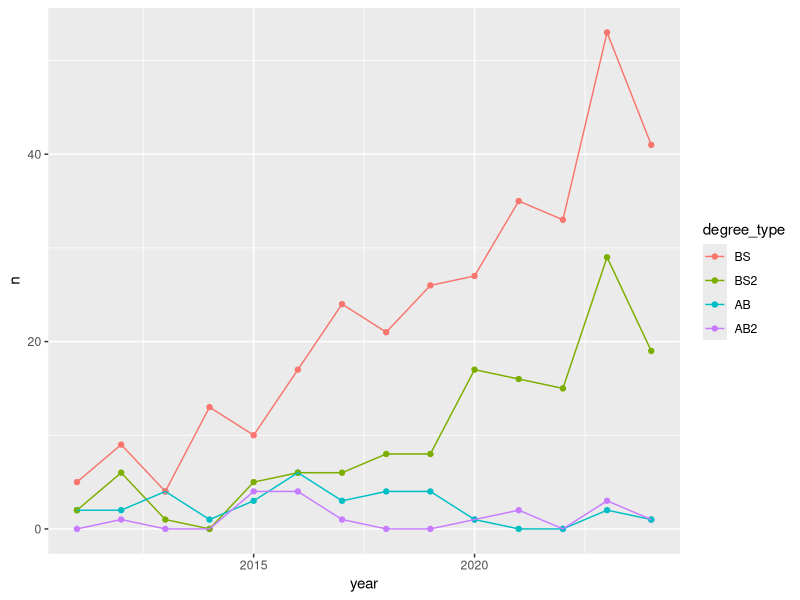
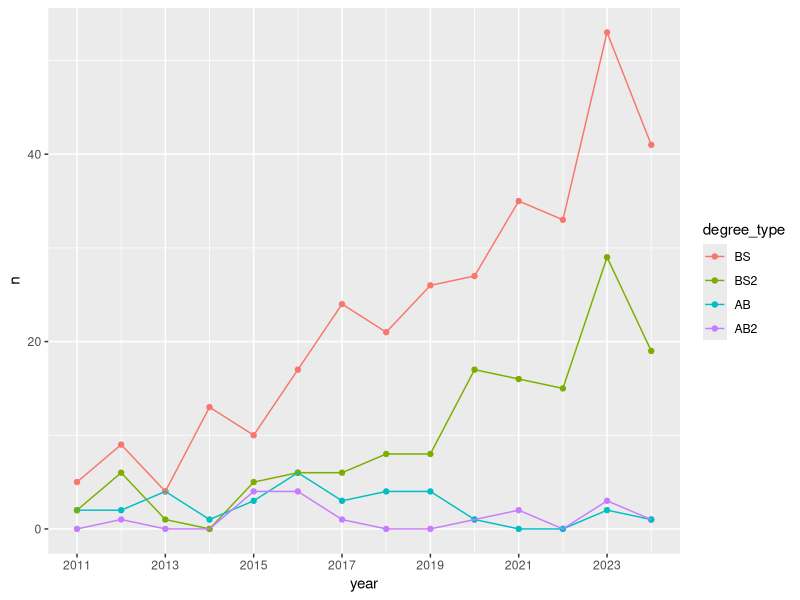
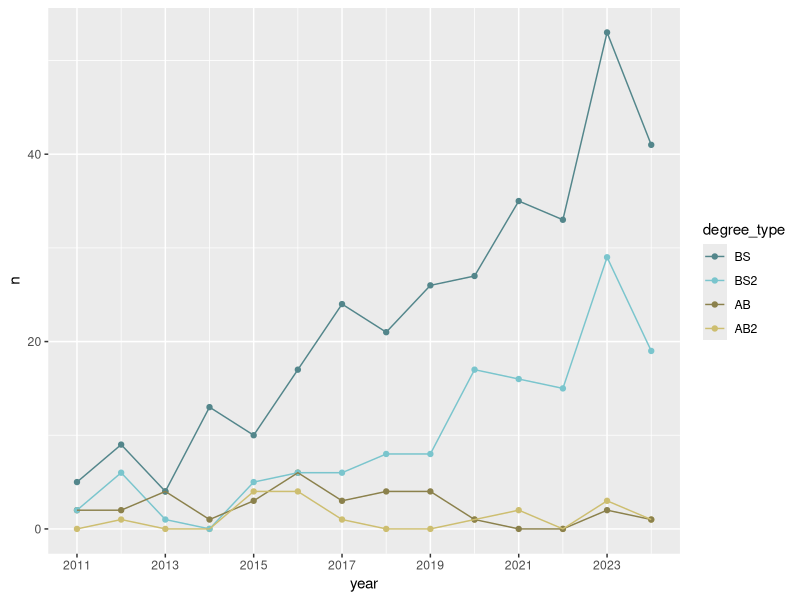
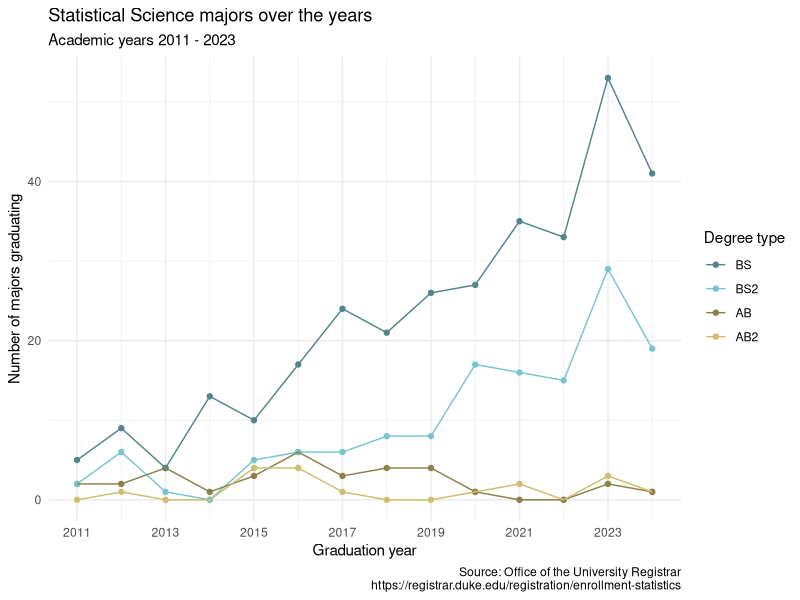

Generate these figures, in order, with R:
## ---- chunk 1
#| label: load-packages-data
#| message: false

library(tidyverse)

statsci <- read_csv("data/statsci.csv")
## ---- chunk 2
statsci
## ---- chunk 3
#| label: pivot

statsci |>
  pivot_longer(
    cols = -degree,
    names_to = "year",
    values_to = "n"
  )

## ---- chunk 4
#| label: pivot-with-transform

statsci|>pivot_longer(
  cols =-degree,
  names_to = "year",
  names_transform = as.numeric,
  values_to = "n"
)
## ---- chunk 5
#| label: pivot-with-transform-name

statsci_longer <- statsci |>
  pivot_longer(
    cols = -degree,
    names_to = "year",
    names_transform = as.numeric,
    values_to = "n"
  )
## ---- chunk 6
#| label: convert-na

statsci_longer |>
  mutate(n = if_else(is.na(n), 0, n ))
## ---- chunk 7
#| label: degree-type
statsci_longer |>
  mutate(n = if_else(is.na(n), 0, n)) |>
    separate(degree, sep = " \\(", into = c("major", "degree_type")) |>
    mutate(
      degree_type = str_remove(degree_type, "\\)"),
      degree_type = fct_relevel(degree_type, "BS", "BS2", "AB", "AB2")
      )
## ---- chunk 8
#| label: plot-draft

statsci_longer |>
  mutate(n = if_else(is.na(n), 0, n)) |>
    separate(degree, sep = " \\(", into = c("major", "degree_type")) |>
    mutate(
      degree_type = str_remove(degree_type, "\\)"),
      degree_type = fct_relevel(degree_type, "BS", "BS2", "AB", "AB2")
      )|>
  ggplot(aes(x = year, y = n, color = degree_type)) +
  geom_point() +
  geom_line()
## ---- chunk 9
#| label: plot-improve-1

statsci_longer |>
  mutate(n = if_else(is.na(n), 0, n)) |>
    separate(degree, sep = " \\(", into = c("major", "degree_type")) |>
    mutate(
      degree_type = str_remove(degree_type, "\\)"),
      degree_type = fct_relevel(degree_type, "BS", "BS2", "AB", "AB2")
      )|>
  ggplot(aes(x = year, y = n, color = degree_type)) +
  geom_point() +
  geom_line() +
  scale_x_continuous(breaks = seq(2011, 2024, 2))
## ---- chunk 10
#| label: plot-improve-2

statsci_longer |>
  mutate(n = if_else(is.na(n), 0, n)) |>
    separate(degree, sep = " \\(", into = c("major", "degree_type")) |>
    mutate(
      degree_type = str_remove(degree_type, "\\)"),
      degree_type = fct_relevel(degree_type, "BS", "BS2", "AB", "AB2")
      )|>
  ggplot(aes(x = year, y = n, color = degree_type)) +
  geom_point() +
  geom_line() +
  scale_x_continuous(breaks = seq(2011, 2024, 2))+
  scale_color_manual(
    values = c("BS" = "cadetblue4", 
               "BS2" = "cadetblue3", 
               "AB" = "lightgoldenrod4", 
               "AB2" = "lightgoldenrod3"))
## ---- chunk 11
#| label: plot-improve-3

statsci_longer |>
  mutate(n = if_else(is.na(n), 0, n)) |>
    separate(degree, sep = " \\(", into = c("major", "degree_type")) |>
    mutate(
      degree_type = str_remove(degree_type, "\\)"),
      degree_type = fct_relevel(degree_type, "BS", "BS2", "AB", "AB2")
      )|>
  ggplot(aes(x = year, y = n, color = degree_type)) +
  geom_point() +
  geom_line() +
  scale_x_continuous(breaks = seq(2011, 2024, 2))+
  scale_color_manual(
    values = c("BS" = "cadetblue4", 
               "BS2" = "cadetblue3", 
               "AB" = "lightgoldenrod4", 
               "AB2" = "lightgoldenrod3"))+
  labs(
    x = "Graduation year",
    y = "Number of majors graduating",
    color = "Degree type",
    title = "Statistical Science majors over the years",
    subtitle = "Academic years 2011 - 2023",
    caption = "Source: Office of the University Registrar\nhttps://registrar.duke.edu/registration/enrollment-statistics"
  ) +
  theme_minimal()
## ---- chunk 12
#| label: plot-improve-4
#| fig-wdith: 7
#| fig-heigh: 5

# add your code here
## ---- chunk 13
#| label: wider

statsci_longer |>
  pivot_wider(names_from = year, 
              values_from = n)
